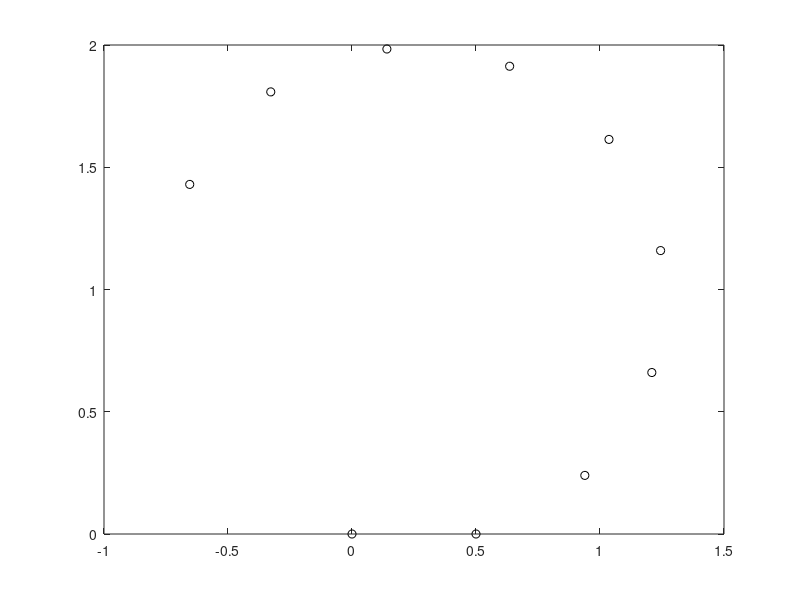

Write the MATLAB code that produced this figure.
clear;
v = 1;
w = 1;
x=0;
y=0; 
heading = 0;
dt=0.5;

pre_step = 9;
    pos_set = [];
    for i = 1 : length(v)
        for j = 1 : length(w)
            new_pos = [x, y, heading];
            for k = 1:pre_step
                new_x = new_pos(k, 1) + v(i)*cos( new_pos(k, 3) )*dt;
                new_y = new_pos(k, 2) + v(i)*sin( new_pos(k, 3) )*dt;
                new_heading = new_pos(k, 3) + w(j)*dt;
                new_pos = [new_pos; new_x, new_y, new_heading];
            end
            pos_set = [pos_set, new_pos];
        end
        
    end
    
    
for i = 1:1
    for j =1:10
        plot(pos_set(j,end - 2),pos_set(j,end-1),'ko'); hold on;
    end
end